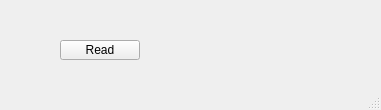
<?xml version="1.0" encoding="UTF-8"?>
<ui version="4.0">
 <class>MainWindow</class>
 <widget class="QMainWindow" name="MainWindow">
  <property name="geometry">
   <rect>
    <x>0</x>
    <y>0</y>
    <width>381</width>
    <height>110</height>
   </rect>
  </property>
  <property name="windowTitle">
   <string>MainWindow</string>
  </property>
  <widget class="QWidget" name="centralwidget">
   <widget class="QPushButton" name="pushButton">
    <property name="geometry">
     <rect>
      <x>60</x>
      <y>40</y>
      <width>80</width>
      <height>20</height>
     </rect>
    </property>
    <property name="text">
     <string>Read</string>
    </property>
   </widget>
  </widget>
  <widget class="QMenuBar" name="menubar">
   <property name="geometry">
    <rect>
     <x>0</x>
     <y>0</y>
     <width>381</width>
     <height>22</height>
    </rect>
   </property>
  </widget>
  <widget class="QStatusBar" name="statusbar"/>
 </widget>
 <resources/>
 <connections/>
</ui>
